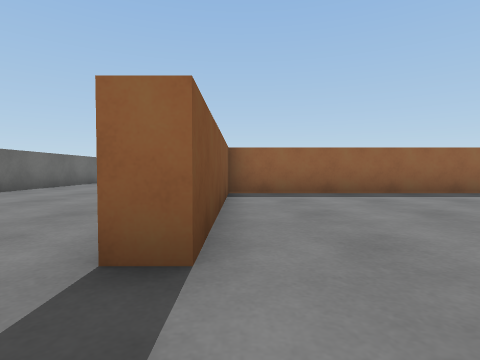
View 1 (above)

17 first-person views from a walk through a scene from a Unity 3-D project. The camera is 0.51 m above the floor, tilts 2° down and sees 80° across. The floor is counted in squares, 1 m on a side. Each view is taken from the middle of a square. On the plan, view 1 faces up. The plan holds only what a view shows up to about 9 squares ahead; the rest is blank. The place goes on beyond the plan. Surface patterns are stand-ins for the level's own textures.

View 2
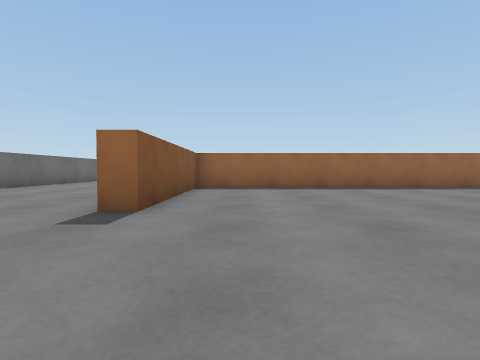

View 3
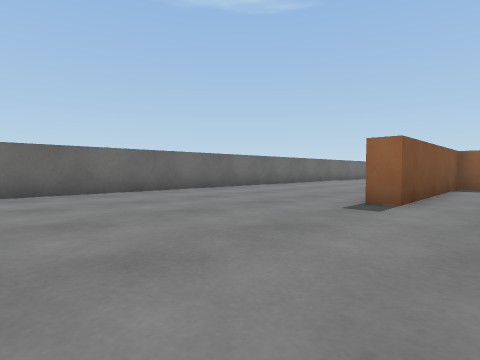

View 4
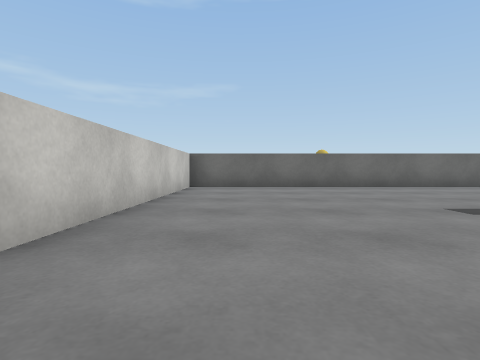

View 5
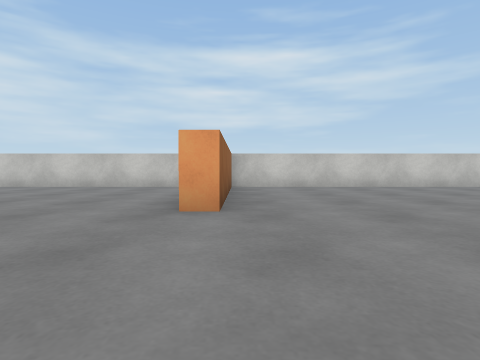

View 6
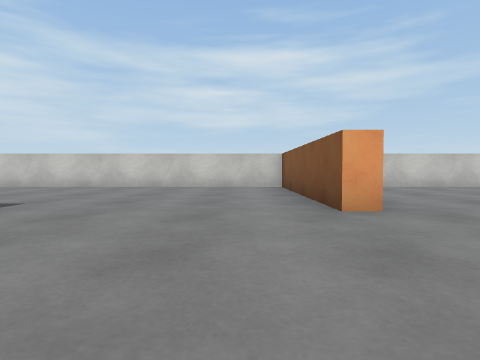

View 7
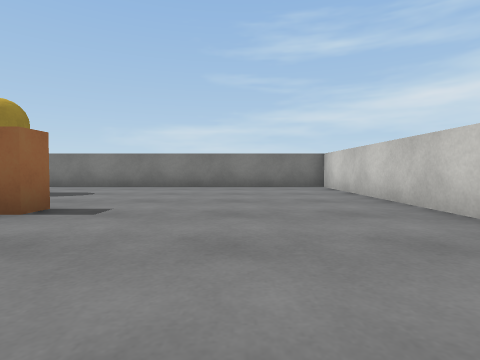

View 8
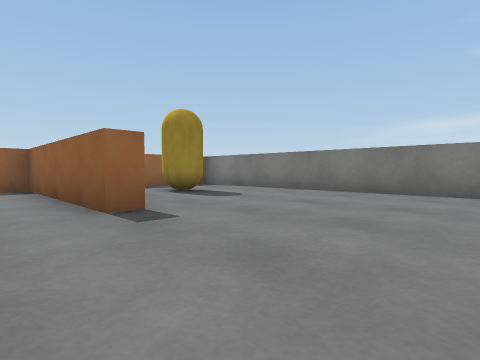

View 9
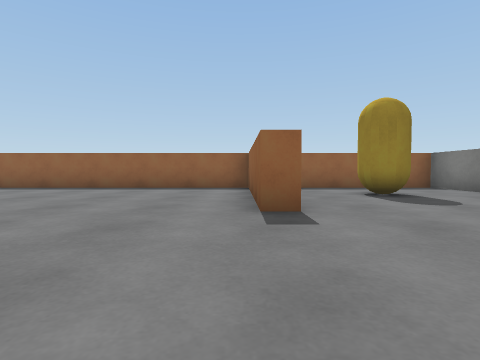

View 10
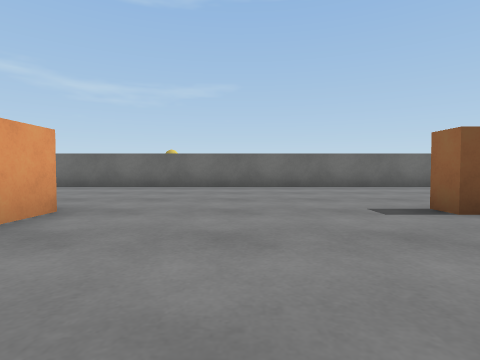

View 11
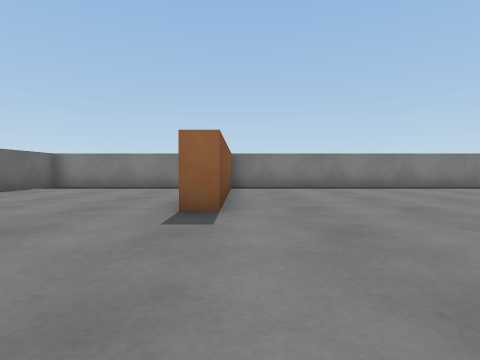

View 12
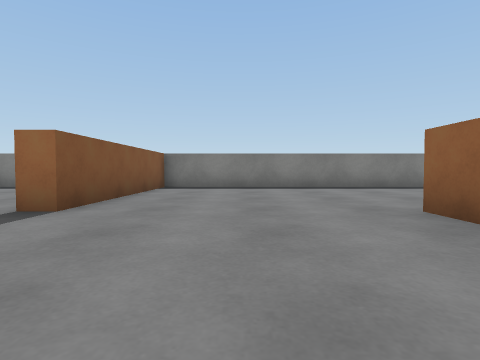

View 13
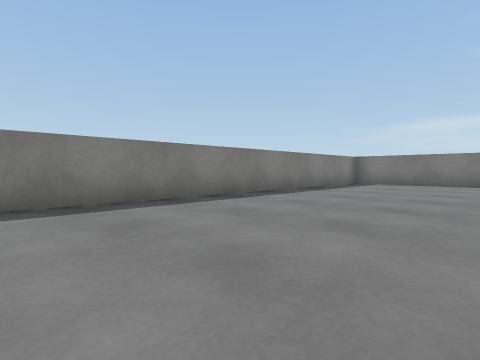

View 14
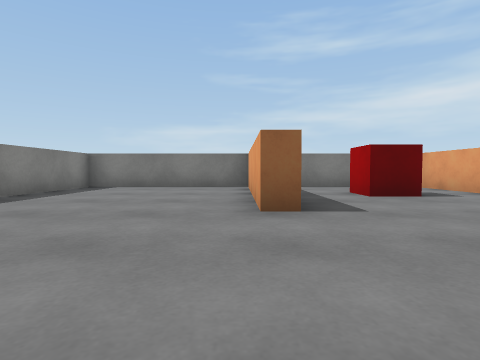

View 15
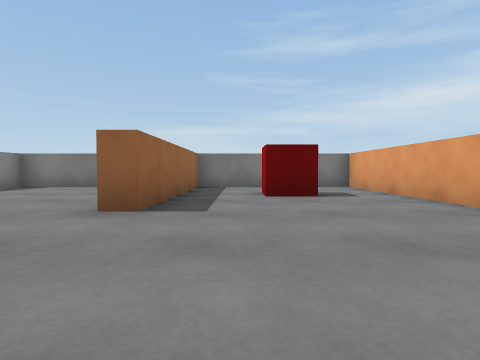

View 16
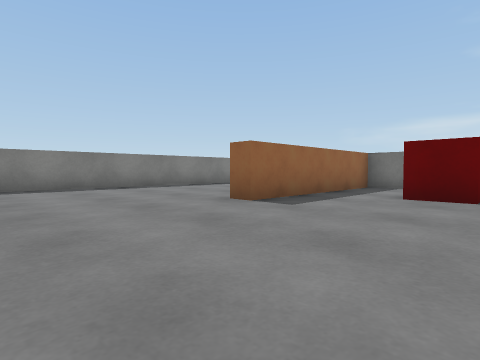

View 17
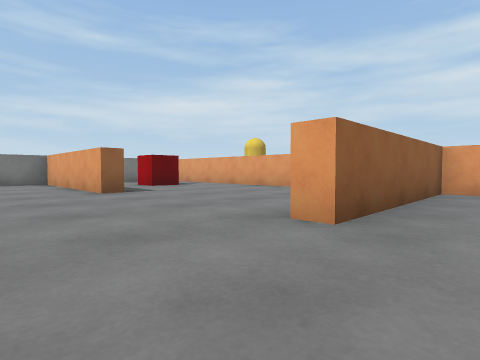

### Floor plan
Points are (right, up) in squares from view 1. A wall is a line through its corners. A room is listed if a view was taken in it or the views show most of it. See-through windows are left out.
Room 1 (views 1, 2, 3, 4, 5, 6, 7, 8, 9, 10, 11, 12, 13, 14, 15, 16, 17)
walls: (3.6, 6.7) (4.2, 6.7) (4.2, 11.5) (4.8, 11.5); (8, 6.7) (14.5, 6.7) (14.5, 11.2) (9.5, 11.2) (9.5, 11.7) (13.9, 11.7); (-0.5, 6.7) (0.4, 6.7); (9.9, 1.5) (9.3, 1.5) (9.3, 6.2) (-0.2, 6.2) (-0.2, 1.5) (-0.8, 1.5); (4.2, -3.1) (4.2, 1.5) (4.7, 1.5) (4.7, -3.5) (14.5, -3.5) (14.5, 6.2) (10.8, 6.2); (14.5, 11.6) (14.5, 16.5) (-0.2, 16.5) (-0.2, 11.5) (-0.8, 11.5); (-1.8, 16.5) (-5.5, 16.5) (-5.5, -3.5) (4.2, -3.5)
objects: capsule (12, 4); red cube (12, 9)

Positions as (right, up) in squares from view 1, and headings:
1: (0, 0), facing up
2: (1, -2), facing up
3: (1, -3), facing up-left
4: (3, -2), facing left
5: (4, 5), facing down
6: (6, 5), facing down
7: (6, -1), facing right
8: (8, -2), facing up-right
9: (9, -2), facing up
10: (3, 9), facing left
11: (0, 8), facing up
12: (2, 8), facing up
13: (4, 12), facing up-right
14: (6, 12), facing right
15: (6, 10), facing right
16: (6, 8), facing up-right
17: (3, 14), facing down-right
